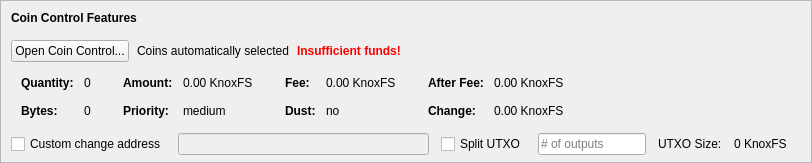
    <widget class="QFrame" name="frameCoinControl">
     <property name="sizePolicy">
      <sizepolicy hsizetype="Expanding" vsizetype="Expanding">
       <horstretch>0</horstretch>
       <verstretch>0</verstretch>
      </sizepolicy>
     </property>
     <property name="maximumSize">
      <size>
       <width>16777215</width>
       <height>16777215</height>
      </size>
     </property>
     <property name="frameShape">
      <enum>QFrame::StyledPanel</enum>
     </property>
     <property name="frameShadow">
      <enum>QFrame::Sunken</enum>
     </property>
     <layout class="QVBoxLayout" name="verticalLayoutCoinControl2">
      <property name="spacing">
       <number>0</number>
      </property>
      <property name="leftMargin">
       <number>0</number>
      </property>
      <property name="topMargin">
       <number>0</number>
      </property>
      <property name="rightMargin">
       <number>0</number>
      </property>
      <property name="bottomMargin">
       <number>6</number>
      </property>
      <item>
       <layout class="QVBoxLayout" name="verticalLayoutCoinControl" stretch="0,0,0,0,1">
        <property name="spacing">
         <number>0</number>
        </property>
        <property name="leftMargin">
         <number>10</number>
        </property>
        <property name="topMargin">
         <number>10</number>
        </property>
        <item>
         <layout class="QHBoxLayout" name="horizontalLayoutCoinControl1">
          <property name="bottomMargin">
           <number>15</number>
          </property>
          <item>
           <widget class="QLabel" name="labelCoinControlFeatures">
            <property name="sizePolicy">
             <sizepolicy hsizetype="Preferred" vsizetype="Maximum">
              <horstretch>0</horstretch>
              <verstretch>0</verstretch>
             </sizepolicy>
            </property>
            <property name="font">
             <font>
              <weight>75</weight>
              <bold>true</bold>
             </font>
            </property>
            <property name="styleSheet">
             <string notr="true">font-weight:bold;</string>
            </property>
            <property name="text">
             <string>Coin Control Features</string>
            </property>
           </widget>
          </item>
         </layout>
        </item>
        <item>
         <layout class="QHBoxLayout" name="horizontalLayoutCoinControl2" stretch="0,0,0,0">
          <property name="spacing">
           <number>8</number>
          </property>
          <property name="bottomMargin">
           <number>10</number>
          </property>
          <item>
           <widget class="QPushButton" name="pushButtonCoinControl">
            <property name="styleSheet">
             <string notr="true"/>
            </property>
            <property name="text">
             <string>Open Coin Control...</string>
            </property>
            <property name="autoDefault">
             <bool>false</bool>
            </property>
           </widget>
          </item>
          <item>
           <widget class="QLabel" name="labelCoinControlAutomaticallySelected">
            <property name="text">
             <string>Coins automatically selected</string>
            </property>
            <property name="margin">
             <number>5</number>
            </property>
           </widget>
          </item>
          <item>
           <widget class="QLabel" name="labelCoinControlInsuffFunds">
            <property name="font">
             <font>
              <weight>75</weight>
              <bold>true</bold>
             </font>
            </property>
            <property name="styleSheet">
             <string notr="true">color:red;font-weight:bold;</string>
            </property>
            <property name="text">
             <string>Insufficient funds!</string>
            </property>
            <property name="margin">
             <number>5</number>
            </property>
           </widget>
          </item>
          <item>
           <spacer name="horizontalSpacerCoinControl">
            <property name="orientation">
             <enum>Qt::Horizontal</enum>
            </property>
            <property name="sizeHint" stdset="0">
             <size>
              <width>40</width>
              <height>1</height>
             </size>
            </property>
           </spacer>
          </item>
         </layout>
        </item>
        <item>
         <widget class="QWidget" name="widgetCoinControl" native="true">
          <property name="sizePolicy">
           <sizepolicy hsizetype="Preferred" vsizetype="Preferred">
            <horstretch>0</horstretch>
            <verstretch>0</verstretch>
           </sizepolicy>
          </property>
          <property name="minimumSize">
           <size>
            <width>0</width>
            <height>0</height>
           </size>
          </property>
          <property name="styleSheet">
           <string notr="true"/>
          </property>
          <layout class="QHBoxLayout" name="horizontalLayoutCoinControl5">
           <property name="leftMargin">
            <number>0</number>
           </property>
           <property name="topMargin">
            <number>0</number>
           </property>
           <property name="rightMargin">
            <number>0</number>
           </property>
           <property name="bottomMargin">
            <number>0</number>
           </property>
           <item>
            <layout class="QHBoxLayout" name="horizontalLayoutCoinControl3" stretch="0,0,0,1">
             <property name="spacing">
              <number>20</number>
             </property>
             <property name="topMargin">
              <number>0</number>
             </property>
             <property name="bottomMargin">
              <number>10</number>
             </property>
             <item>
              <layout class="QFormLayout" name="formLayoutCoinControl1">
               <property name="horizontalSpacing">
                <number>10</number>
               </property>
               <property name="verticalSpacing">
                <number>14</number>
               </property>
               <property name="leftMargin">
                <number>10</number>
               </property>
               <property name="topMargin">
                <number>4</number>
               </property>
               <property name="rightMargin">
                <number>6</number>
               </property>
               <item row="0" column="0">
                <widget class="QLabel" name="labelCoinControlQuantityText">
                 <property name="font">
                  <font>
                   <weight>75</weight>
                   <bold>true</bold>
                  </font>
                 </property>
                 <property name="text">
                  <string>Quantity:</string>
                 </property>
                 <property name="margin">
                  <number>0</number>
                 </property>
                </widget>
               </item>
               <item row="0" column="1">
                <widget class="QLabel" name="labelCoinControlQuantity">
                 <property name="cursor">
                  <cursorShape>IBeamCursor</cursorShape>
                 </property>
                 <property name="contextMenuPolicy">
                  <enum>Qt::ActionsContextMenu</enum>
                 </property>
                 <property name="text">
                  <string notr="true">0</string>
                 </property>
                 <property name="margin">
                  <number>0</number>
                 </property>
                 <property name="textInteractionFlags">
                  <set>Qt::LinksAccessibleByMouse|Qt::TextSelectableByKeyboard|Qt::TextSelectableByMouse</set>
                 </property>
                </widget>
               </item>
               <item row="1" column="0">
                <widget class="QLabel" name="labelCoinControlBytesText">
                 <property name="font">
                  <font>
                   <weight>75</weight>
                   <bold>true</bold>
                  </font>
                 </property>
                 <property name="text">
                  <string>Bytes:</string>
                 </property>
                </widget>
               </item>
               <item row="1" column="1">
                <widget class="QLabel" name="labelCoinControlBytes">
                 <property name="cursor">
                  <cursorShape>IBeamCursor</cursorShape>
                 </property>
                 <property name="contextMenuPolicy">
                  <enum>Qt::ActionsContextMenu</enum>
                 </property>
                 <property name="text">
                  <string notr="true">0</string>
                 </property>
                 <property name="textInteractionFlags">
                  <set>Qt::LinksAccessibleByMouse|Qt::TextSelectableByKeyboard|Qt::TextSelectableByMouse</set>
                 </property>
                </widget>
               </item>
              </layout>
             </item>
             <item>
              <layout class="QFormLayout" name="formLayoutCoinControl2">
               <property name="horizontalSpacing">
                <number>10</number>
               </property>
               <property name="verticalSpacing">
                <number>14</number>
               </property>
               <property name="leftMargin">
                <number>6</number>
               </property>
               <property name="topMargin">
                <number>4</number>
               </property>
               <property name="rightMargin">
                <number>6</number>
               </property>
               <item row="0" column="0">
                <widget class="QLabel" name="labelCoinControlAmountText">
                 <property name="font">
                  <font>
                   <weight>75</weight>
                   <bold>true</bold>
                  </font>
                 </property>
                 <property name="text">
                  <string>Amount:</string>
                 </property>
                 <property name="margin">
                  <number>0</number>
                 </property>
                </widget>
               </item>
               <item row="0" column="1">
                <widget class="QLabel" name="labelCoinControlAmount">
                 <property name="cursor">
                  <cursorShape>IBeamCursor</cursorShape>
                 </property>
                 <property name="contextMenuPolicy">
                  <enum>Qt::ActionsContextMenu</enum>
                 </property>
                 <property name="text">
                  <string notr="true">0.00 KnoxFS</string>
                 </property>
                 <property name="textInteractionFlags">
                  <set>Qt::LinksAccessibleByMouse|Qt::TextSelectableByKeyboard|Qt::TextSelectableByMouse</set>
                 </property>
                </widget>
               </item>
               <item row="1" column="0">
                <widget class="QLabel" name="labelCoinControlPriorityText">
                 <property name="font">
                  <font>
                   <weight>75</weight>
                   <bold>true</bold>
                  </font>
                 </property>
                 <property name="text">
                  <string>Priority:</string>
                 </property>
                </widget>
               </item>
               <item row="1" column="1">
                <widget class="QLabel" name="labelCoinControlPriority">
                 <property name="cursor">
                  <cursorShape>IBeamCursor</cursorShape>
                 </property>
                 <property name="contextMenuPolicy">
                  <enum>Qt::ActionsContextMenu</enum>
                 </property>
                 <property name="text">
                  <string>medium</string>
                 </property>
                 <property name="textInteractionFlags">
                  <set>Qt::LinksAccessibleByMouse|Qt::TextSelectableByKeyboard|Qt::TextSelectableByMouse</set>
                 </property>
                </widget>
               </item>
              </layout>
             </item>
             <item>
              <layout class="QFormLayout" name="formLayoutCoinControl3">
               <property name="horizontalSpacing">
                <number>10</number>
               </property>
               <property name="verticalSpacing">
                <number>14</number>
               </property>
               <property name="leftMargin">
                <number>6</number>
               </property>
               <property name="topMargin">
                <number>4</number>
               </property>
               <property name="rightMargin">
                <number>6</number>
               </property>
               <item row="0" column="0">
                <widget class="QLabel" name="labelCoinControlFeeText">
                 <property name="font">
                  <font>
                   <weight>75</weight>
                   <bold>true</bold>
                  </font>
                 </property>
                 <property name="text">
                  <string>Fee:</string>
                 </property>
                 <property name="margin">
                  <number>0</number>
                 </property>
                </widget>
               </item>
               <item row="0" column="1">
                <widget class="QLabel" name="labelCoinControlFee">
                 <property name="cursor">
                  <cursorShape>IBeamCursor</cursorShape>
                 </property>
                 <property name="contextMenuPolicy">
                  <enum>Qt::ActionsContextMenu</enum>
                 </property>
                 <property name="text">
                  <string notr="true">0.00 KnoxFS</string>
                 </property>
                 <property name="textInteractionFlags">
                  <set>Qt::LinksAccessibleByMouse|Qt::TextSelectableByKeyboard|Qt::TextSelectableByMouse</set>
                 </property>
                </widget>
               </item>
               <item row="1" column="0">
                <widget class="QLabel" name="labelCoinControlLowOutputText">
                 <property name="font">
                  <font>
                   <weight>75</weight>
                   <bold>true</bold>
                  </font>
                 </property>
                 <property name="text">
                  <string>Dust:</string>
                 </property>
                </widget>
               </item>
               <item row="1" column="1">
                <widget class="QLabel" name="labelCoinControlLowOutput">
                 <property name="cursor">
                  <cursorShape>IBeamCursor</cursorShape>
                 </property>
                 <property name="contextMenuPolicy">
                  <enum>Qt::ActionsContextMenu</enum>
                 </property>
                 <property name="text">
                  <string>no</string>
                 </property>
                 <property name="textInteractionFlags">
                  <set>Qt::LinksAccessibleByMouse|Qt::TextSelectableByKeyboard|Qt::TextSelectableByMouse</set>
                 </property>
                </widget>
               </item>
              </layout>
             </item>
             <item>
              <layout class="QFormLayout" name="formLayoutCoinControl4">
               <property name="horizontalSpacing">
                <number>10</number>
               </property>
               <property name="verticalSpacing">
                <number>14</number>
               </property>
               <property name="leftMargin">
                <number>6</number>
               </property>
               <property name="topMargin">
                <number>4</number>
               </property>
               <property name="rightMargin">
                <number>6</number>
               </property>
               <item row="0" column="0">
                <widget class="QLabel" name="labelCoinControlAfterFeeText">
                 <property name="font">
                  <font>
                   <weight>75</weight>
                   <bold>true</bold>
                  </font>
                 </property>
                 <property name="text">
                  <string>After Fee:</string>
                 </property>
                 <property name="margin">
                  <number>0</number>
                 </property>
                </widget>
               </item>
               <item row="0" column="1">
                <widget class="QLabel" name="labelCoinControlAfterFee">
                 <property name="cursor">
                  <cursorShape>IBeamCursor</cursorShape>
                 </property>
                 <property name="contextMenuPolicy">
                  <enum>Qt::ActionsContextMenu</enum>
                 </property>
                 <property name="text">
                  <string notr="true">0.00 KnoxFS</string>
                 </property>
                 <property name="textInteractionFlags">
                  <set>Qt::LinksAccessibleByMouse|Qt::TextSelectableByKeyboard|Qt::TextSelectableByMouse</set>
                 </property>
                </widget>
               </item>
               <item row="1" column="0">
                <widget class="QLabel" name="labelCoinControlChangeText">
                 <property name="font">
                  <font>
                   <weight>75</weight>
                   <bold>true</bold>
                  </font>
                 </property>
                 <property name="text">
                  <string>Change:</string>
                 </property>
                </widget>
               </item>
               <item row="1" column="1">
                <widget class="QLabel" name="labelCoinControlChange">
                 <property name="cursor">
                  <cursorShape>IBeamCursor</cursorShape>
                 </property>
                 <property name="contextMenuPolicy">
                  <enum>Qt::ActionsContextMenu</enum>
                 </property>
                 <property name="text">
                  <string notr="true">0.00 KnoxFS</string>
                 </property>
                 <property name="textInteractionFlags">
                  <set>Qt::LinksAccessibleByMouse|Qt::TextSelectableByKeyboard|Qt::TextSelectableByMouse</set>
                 </property>
                </widget>
               </item>
              </layout>
             </item>
            </layout>
           </item>
          </layout>
         </widget>
        </item>
        <item>
         <layout class="QHBoxLayout" name="horizontalLayoutCoinControl4" stretch="0,0,0,0,0,0,0">
          <property name="spacing">
           <number>12</number>
          </property>
          <property name="sizeConstraint">
           <enum>QLayout::SetDefaultConstraint</enum>
          </property>
          <property name="topMargin">
           <number>5</number>
          </property>
          <property name="rightMargin">
           <number>5</number>
          </property>
          <item>
           <widget class="QCheckBox" name="checkBoxCoinControlChange">
            <property name="toolTip">
             <string>If this is activated, but the change address is empty or invalid, change will be sent to a newly generated address.</string>
            </property>
            <property name="text">
             <string>Custom change address</string>
            </property>
           </widget>
          </item>
          <item>
           <widget class="QValidatedLineEdit" name="lineEditCoinControlChange">
            <property name="enabled">
             <bool>false</bool>
            </property>
            <property name="sizePolicy">
             <sizepolicy hsizetype="Expanding" vsizetype="Fixed">
              <horstretch>0</horstretch>
              <verstretch>0</verstretch>
             </sizepolicy>
            </property>
           </widget>
          </item>
          <item>
           <widget class="QCheckBox" name="splitBlockCheckBox">
            <property name="text">
             <string>Split UTXO</string>
            </property>
           </widget>
          </item>
          <item>
           <widget class="QLineEdit" name="splitBlockLineEdit">
            <property name="sizePolicy">
             <sizepolicy hsizetype="Fixed" vsizetype="Fixed">
              <horstretch>50</horstretch>
              <verstretch>0</verstretch>
             </sizepolicy>
            </property>
            <property name="placeholderText">
             <string># of outputs</string>
            </property>
           </widget>
          </item>
          <item>
           <widget class="QLabel" name="labelBlockSizeText">
            <property name="text">
             <string>UTXO Size:</string>
            </property>
           </widget>
          </item>
          <item>
           <widget class="QLabel" name="labelBlockSize">
            <property name="text">
             <string>0 KnoxFS</string>
            </property>
           </widget>
          </item>
          <item>
           <widget class="QLabel" name="labelCoinControlChangeLabel">
            <property name="sizePolicy">
             <sizepolicy hsizetype="Preferred" vsizetype="Expanding">
              <horstretch>0</horstretch>
              <verstretch>0</verstretch>
             </sizepolicy>
            </property>
            <property name="minimumSize">
             <size>
              <width>0</width>
              <height>0</height>
             </size>
            </property>
            <property name="text">
             <string/>
            </property>
            <property name="margin">
             <number>3</number>
            </property>
           </widget>
          </item>
         </layout>
        </item>
        <item>
         <spacer name="verticalSpacerCoinControl">
          <property name="orientation">
           <enum>Qt::Vertical</enum>
          </property>
          <property name="sizeHint" stdset="0">
           <size>
            <width>800</width>
            <height>1</height>
           </size>
          </property>
         </spacer>
        </item>
       </layout>
      </item>
     </layout>
    </widget>
